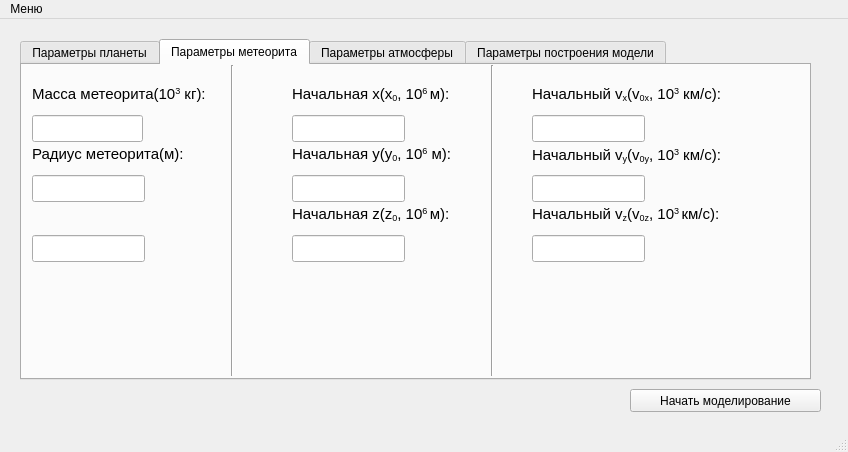
<?xml version="1.0" encoding="UTF-8"?>
<ui version="4.0">
 <class>MainWindow</class>
 <widget class="QMainWindow" name="MainWindow">
  <property name="geometry">
   <rect>
    <x>0</x>
    <y>0</y>
    <width>848</width>
    <height>452</height>
   </rect>
  </property>
  <property name="windowTitle">
   <string>Моделирование полета метеорита</string>
  </property>
  <widget class="QWidget" name="centralWidget">
   <widget class="QPushButton" name="pushButton">
    <property name="geometry">
     <rect>
      <x>630</x>
      <y>370</y>
      <width>191</width>
      <height>23</height>
     </rect>
    </property>
    <property name="text">
     <string>Начать моделирование</string>
    </property>
   </widget>
   <widget class="QTabWidget" name="setting_model">
    <property name="geometry">
     <rect>
      <x>20</x>
      <y>20</y>
      <width>791</width>
      <height>341</height>
     </rect>
    </property>
    <property name="currentIndex">
     <number>1</number>
    </property>
    <widget class="QWidget" name="planet_edit_tab">
     <attribute name="title">
      <string>Параметры планеты</string>
     </attribute>
     <widget class="QLabel" name="planet_mass_label">
      <property name="geometry">
       <rect>
        <x>10</x>
        <y>20</y>
        <width>171</width>
        <height>17</height>
       </rect>
      </property>
      <property name="font">
       <font>
        <pointsize>11</pointsize>
       </font>
      </property>
      <property name="text">
       <string>&lt;html&gt;&lt;head/&gt;&lt;body&gt;&lt;p&gt;Масса планеты(10&lt;span style=&quot; vertical-align:super;&quot;&gt;24&lt;/span&gt; кг):&lt;/p&gt;&lt;/body&gt;&lt;/html&gt;</string>
      </property>
     </widget>
     <widget class="QLineEdit" name="planet_mass_edit">
      <property name="geometry">
       <rect>
        <x>10</x>
        <y>50</y>
        <width>113</width>
        <height>27</height>
       </rect>
      </property>
      <property name="text">
       <string/>
      </property>
     </widget>
     <widget class="QLabel" name="planet_radius_label">
      <property name="geometry">
       <rect>
        <x>10</x>
        <y>80</y>
        <width>171</width>
        <height>17</height>
       </rect>
      </property>
      <property name="font">
       <font>
        <pointsize>11</pointsize>
       </font>
      </property>
      <property name="text">
       <string>&lt;html&gt;&lt;head/&gt;&lt;body&gt;&lt;p&gt;Радиус планеты(10&lt;span style=&quot; vertical-align:super;&quot;&gt;6 &lt;/span&gt;м):&lt;/p&gt;&lt;/body&gt;&lt;/html&gt;</string>
      </property>
     </widget>
     <widget class="QLineEdit" name="planet_radius_edit">
      <property name="geometry">
       <rect>
        <x>10</x>
        <y>110</y>
        <width>113</width>
        <height>27</height>
       </rect>
      </property>
     </widget>
     <widget class="QLabel" name="planet_rotate_speed_label">
      <property name="geometry">
       <rect>
        <x>10</x>
        <y>140</y>
        <width>191</width>
        <height>17</height>
       </rect>
      </property>
      <property name="font">
       <font>
        <pointsize>11</pointsize>
       </font>
      </property>
      <property name="text">
       <string>Угловое вращение(рад/с):</string>
      </property>
     </widget>
     <widget class="QLineEdit" name="planet_rotate_speed_edit">
      <property name="geometry">
       <rect>
        <x>10</x>
        <y>170</y>
        <width>113</width>
        <height>27</height>
       </rect>
      </property>
     </widget>
    </widget>
    <widget class="QWidget" name="meteorite_edit_tab">
     <attribute name="title">
      <string>Параметры метеорита</string>
     </attribute>
     <widget class="QLineEdit" name="meteorite_mass_edit">
      <property name="geometry">
       <rect>
        <x>10</x>
        <y>50</y>
        <width>111</width>
        <height>27</height>
       </rect>
      </property>
      <property name="font">
       <font>
        <pointsize>10</pointsize>
       </font>
      </property>
     </widget>
     <widget class="QLineEdit" name="meteorite_radius_edit">
      <property name="geometry">
       <rect>
        <x>10</x>
        <y>110</y>
        <width>113</width>
        <height>27</height>
       </rect>
      </property>
     </widget>
     <widget class="QLineEdit" name="lineEdit_3">
      <property name="geometry">
       <rect>
        <x>10</x>
        <y>170</y>
        <width>113</width>
        <height>27</height>
       </rect>
      </property>
     </widget>
     <widget class="QLabel" name="meteorite_mass_label">
      <property name="geometry">
       <rect>
        <x>10</x>
        <y>20</y>
        <width>181</width>
        <height>17</height>
       </rect>
      </property>
      <property name="font">
       <font>
        <pointsize>11</pointsize>
       </font>
      </property>
      <property name="text">
       <string>&lt;html&gt;&lt;head/&gt;&lt;body&gt;&lt;p&gt;Масса метеорита(10&lt;span style=&quot; vertical-align:super;&quot;&gt;3&lt;/span&gt; кг):&lt;/p&gt;&lt;/body&gt;&lt;/html&gt;</string>
      </property>
     </widget>
     <widget class="QLabel" name="meteorite_radius_label">
      <property name="geometry">
       <rect>
        <x>10</x>
        <y>80</y>
        <width>191</width>
        <height>17</height>
       </rect>
      </property>
      <property name="font">
       <font>
        <pointsize>11</pointsize>
       </font>
      </property>
      <property name="text">
       <string>&lt;html&gt;&lt;head/&gt;&lt;body&gt;&lt;p&gt;Радиус метеорита(м):&lt;/p&gt;&lt;/body&gt;&lt;/html&gt;</string>
      </property>
     </widget>
     <widget class="QLabel" name="meteorite_x0_label">
      <property name="geometry">
       <rect>
        <x>270</x>
        <y>20</y>
        <width>171</width>
        <height>17</height>
       </rect>
      </property>
      <property name="font">
       <font>
        <pointsize>11</pointsize>
       </font>
      </property>
      <property name="text">
       <string>&lt;html&gt;&lt;head/&gt;&lt;body&gt;&lt;p&gt;Начальная x(x&lt;span style=&quot; vertical-align:sub;&quot;&gt;0&lt;/span&gt;, 10&lt;span style=&quot; vertical-align:super;&quot;&gt;6 &lt;/span&gt;м):&lt;/p&gt;&lt;/body&gt;&lt;/html&gt;</string>
      </property>
     </widget>
     <widget class="QLabel" name="meteorite_y0_label">
      <property name="geometry">
       <rect>
        <x>270</x>
        <y>80</y>
        <width>171</width>
        <height>17</height>
       </rect>
      </property>
      <property name="font">
       <font>
        <pointsize>11</pointsize>
       </font>
      </property>
      <property name="text">
       <string>&lt;html&gt;&lt;head/&gt;&lt;body&gt;&lt;p&gt;Начальная y(y&lt;span style=&quot; vertical-align:sub;&quot;&gt;0&lt;/span&gt;, 10&lt;span style=&quot; vertical-align:super;&quot;&gt;6&lt;/span&gt; м):&lt;/p&gt;&lt;/body&gt;&lt;/html&gt;</string>
      </property>
     </widget>
     <widget class="QLabel" name="meteorite_z0_label">
      <property name="geometry">
       <rect>
        <x>270</x>
        <y>140</y>
        <width>171</width>
        <height>17</height>
       </rect>
      </property>
      <property name="font">
       <font>
        <pointsize>11</pointsize>
       </font>
      </property>
      <property name="text">
       <string>&lt;html&gt;&lt;head/&gt;&lt;body&gt;&lt;p&gt;Начальная z(z&lt;span style=&quot; vertical-align:sub;&quot;&gt;0&lt;/span&gt;, 10&lt;span style=&quot; vertical-align:super;&quot;&gt;6 &lt;/span&gt;м):&lt;/p&gt;&lt;/body&gt;&lt;/html&gt;</string>
      </property>
     </widget>
     <widget class="QLineEdit" name="meteorite_x0_edit">
      <property name="geometry">
       <rect>
        <x>270</x>
        <y>50</y>
        <width>113</width>
        <height>27</height>
       </rect>
      </property>
     </widget>
     <widget class="QLineEdit" name="meteorite_y0_edit">
      <property name="geometry">
       <rect>
        <x>270</x>
        <y>110</y>
        <width>113</width>
        <height>27</height>
       </rect>
      </property>
     </widget>
     <widget class="QLineEdit" name="meteorite_z0_edit">
      <property name="geometry">
       <rect>
        <x>270</x>
        <y>170</y>
        <width>113</width>
        <height>27</height>
       </rect>
      </property>
     </widget>
     <widget class="QLineEdit" name="meteorite_v0x_edit">
      <property name="geometry">
       <rect>
        <x>510</x>
        <y>50</y>
        <width>113</width>
        <height>27</height>
       </rect>
      </property>
     </widget>
     <widget class="QLineEdit" name="meteorite_v0y_edit">
      <property name="geometry">
       <rect>
        <x>510</x>
        <y>110</y>
        <width>113</width>
        <height>27</height>
       </rect>
      </property>
     </widget>
     <widget class="QLineEdit" name="meteorite_v0z_edit">
      <property name="geometry">
       <rect>
        <x>510</x>
        <y>170</y>
        <width>113</width>
        <height>27</height>
       </rect>
      </property>
     </widget>
     <widget class="QLabel" name="meteorite_v0x_label">
      <property name="geometry">
       <rect>
        <x>510</x>
        <y>20</y>
        <width>191</width>
        <height>17</height>
       </rect>
      </property>
      <property name="font">
       <font>
        <pointsize>11</pointsize>
       </font>
      </property>
      <property name="text">
       <string>&lt;html&gt;&lt;head/&gt;&lt;body&gt;&lt;p&gt;Начальный v&lt;span style=&quot; vertical-align:sub;&quot;&gt;x&lt;/span&gt;(v&lt;span style=&quot; vertical-align:sub;&quot;&gt;0x&lt;/span&gt;, 10&lt;span style=&quot; vertical-align:super;&quot;&gt;3&lt;/span&gt; км/c):&lt;/p&gt;&lt;/body&gt;&lt;/html&gt;</string>
      </property>
     </widget>
     <widget class="QLabel" name="meteorite_v0y_label">
      <property name="geometry">
       <rect>
        <x>510</x>
        <y>80</y>
        <width>191</width>
        <height>21</height>
       </rect>
      </property>
      <property name="font">
       <font>
        <pointsize>11</pointsize>
       </font>
      </property>
      <property name="text">
       <string>&lt;html&gt;&lt;head/&gt;&lt;body&gt;&lt;p&gt;Начальный v&lt;span style=&quot; vertical-align:sub;&quot;&gt;y&lt;/span&gt;(v&lt;span style=&quot; vertical-align:sub;&quot;&gt;0y&lt;/span&gt;, 10&lt;span style=&quot; vertical-align:super;&quot;&gt;3&lt;/span&gt; км/с):&lt;/p&gt;&lt;/body&gt;&lt;/html&gt;</string>
      </property>
     </widget>
     <widget class="QLabel" name="meteorite_v0z_label">
      <property name="geometry">
       <rect>
        <x>510</x>
        <y>140</y>
        <width>191</width>
        <height>17</height>
       </rect>
      </property>
      <property name="font">
       <font>
        <pointsize>11</pointsize>
       </font>
      </property>
      <property name="text">
       <string>&lt;html&gt;&lt;head/&gt;&lt;body&gt;&lt;p&gt;Начальный v&lt;span style=&quot; vertical-align:sub;&quot;&gt;z&lt;/span&gt;(v&lt;span style=&quot; vertical-align:sub;&quot;&gt;0z&lt;/span&gt;, 10&lt;span style=&quot; vertical-align:super;&quot;&gt;3 &lt;/span&gt;км/с):&lt;/p&gt;&lt;/body&gt;&lt;/html&gt;</string>
      </property>
     </widget>
     <widget class="Line" name="line">
      <property name="geometry">
       <rect>
        <x>200</x>
        <y>0</y>
        <width>20</width>
        <height>311</height>
       </rect>
      </property>
      <property name="orientation">
       <enum>Qt::Vertical</enum>
      </property>
     </widget>
     <widget class="Line" name="line_2">
      <property name="geometry">
       <rect>
        <x>460</x>
        <y>0</y>
        <width>20</width>
        <height>311</height>
       </rect>
      </property>
      <property name="orientation">
       <enum>Qt::Vertical</enum>
      </property>
     </widget>
    </widget>
    <widget class="QWidget" name="atmosphere_edit_tab">
     <attribute name="title">
      <string>Параметры атмосферы</string>
     </attribute>
     <widget class="QTableWidget" name="atm_set_tableWidget">
      <property name="geometry">
       <rect>
        <x>10</x>
        <y>10</y>
        <width>761</width>
        <height>261</height>
       </rect>
      </property>
      <property name="frameShape">
       <enum>QFrame::StyledPanel</enum>
      </property>
      <property name="frameShadow">
       <enum>QFrame::Sunken</enum>
      </property>
      <property name="verticalScrollBarPolicy">
       <enum>Qt::ScrollBarAsNeeded</enum>
      </property>
      <property name="selectionMode">
       <enum>QAbstractItemView::SingleSelection</enum>
      </property>
      <property name="showGrid">
       <bool>true</bool>
      </property>
      <property name="gridStyle">
       <enum>Qt::SolidLine</enum>
      </property>
      <property name="rowCount">
       <number>1</number>
      </property>
      <property name="columnCount">
       <number>3</number>
      </property>
      <row>
       <property name="text">
        <string>Атмосферный слой №1</string>
       </property>
      </row>
      <column>
       <property name="text">
        <string>Высота</string>
       </property>
      </column>
      <column>
       <property name="text">
        <string>Показатель адиабаты (gamma)</string>
       </property>
       <property name="background">
        <color>
         <red>0</red>
         <green>0</green>
         <blue>0</blue>
        </color>
       </property>
      </column>
      <column>
       <property name="text">
        <string>Плотность</string>
       </property>
      </column>
      <item row="0" column="0">
       <property name="text">
        <string/>
       </property>
       <property name="flags">
        <set>ItemIsSelectable|ItemIsUserCheckable|ItemIsEnabled</set>
       </property>
      </item>
      <item row="0" column="1">
       <property name="text">
        <string/>
       </property>
       <property name="flags">
        <set>ItemIsSelectable|ItemIsUserCheckable|ItemIsEnabled</set>
       </property>
      </item>
      <item row="0" column="2">
       <property name="text">
        <string/>
       </property>
       <property name="flags">
        <set>ItemIsSelectable|ItemIsUserCheckable|ItemIsEnabled</set>
       </property>
      </item>
     </widget>
     <widget class="QPushButton" name="add_atm_layer_button">
      <property name="geometry">
       <rect>
        <x>640</x>
        <y>280</y>
        <width>121</width>
        <height>27</height>
       </rect>
      </property>
      <property name="text">
       <string>Добавить слой</string>
      </property>
     </widget>
    </widget>
    <widget class="QWidget" name="model_edit_tab">
     <attribute name="title">
      <string>Параметры построения модели</string>
     </attribute>
     <widget class="QRadioButton" name="meteorite_enabled_button">
      <property name="geometry">
       <rect>
        <x>580</x>
        <y>50</y>
        <width>102</width>
        <height>22</height>
       </rect>
      </property>
      <property name="text">
       <string>Метеорит</string>
      </property>
     </widget>
     <widget class="QRadioButton" name="lander_enabled_button">
      <property name="geometry">
       <rect>
        <x>580</x>
        <y>80</y>
        <width>161</width>
        <height>22</height>
       </rect>
      </property>
      <property name="text">
       <string>Спускаемый аппарат</string>
      </property>
     </widget>
     <widget class="QSlider" name="model_speed_slider">
      <property name="geometry">
       <rect>
        <x>40</x>
        <y>60</y>
        <width>261</width>
        <height>21</height>
       </rect>
      </property>
      <property name="tracking">
       <bool>true</bool>
      </property>
      <property name="orientation">
       <enum>Qt::Horizontal</enum>
      </property>
     </widget>
     <widget class="QLabel" name="model_speed_label">
      <property name="geometry">
       <rect>
        <x>50</x>
        <y>40</y>
        <width>171</width>
        <height>16</height>
       </rect>
      </property>
      <property name="text">
       <string>Скорость моделирования</string>
      </property>
     </widget>
     <widget class="Line" name="line_3">
      <property name="geometry">
       <rect>
        <x>550</x>
        <y>0</y>
        <width>20</width>
        <height>311</height>
       </rect>
      </property>
      <property name="orientation">
       <enum>Qt::Vertical</enum>
      </property>
     </widget>
     <widget class="QLabel" name="object_type_label">
      <property name="geometry">
       <rect>
        <x>580</x>
        <y>20</y>
        <width>81</width>
        <height>16</height>
       </rect>
      </property>
      <property name="text">
       <string>Тип объекта</string>
      </property>
     </widget>
     <widget class="Line" name="line_4">
      <property name="geometry">
       <rect>
        <x>560</x>
        <y>130</y>
        <width>241</width>
        <height>16</height>
       </rect>
      </property>
      <property name="orientation">
       <enum>Qt::Horizontal</enum>
      </property>
     </widget>
     <widget class="QLabel" name="camera_bind_label">
      <property name="geometry">
       <rect>
        <x>580</x>
        <y>160</y>
        <width>111</width>
        <height>16</height>
       </rect>
      </property>
      <property name="text">
       <string>Привязка камеры</string>
      </property>
     </widget>
     <widget class="QRadioButton" name="free_bind_button">
      <property name="geometry">
       <rect>
        <x>580</x>
        <y>190</y>
        <width>151</width>
        <height>20</height>
       </rect>
      </property>
      <property name="text">
       <string>Свободная камера</string>
      </property>
     </widget>
     <widget class="QRadioButton" name="meteorite_bind_button">
      <property name="geometry">
       <rect>
        <x>580</x>
        <y>220</y>
        <width>171</width>
        <height>20</height>
       </rect>
      </property>
      <property name="text">
       <string>Привязка к метеориту</string>
      </property>
     </widget>
    </widget>
   </widget>
  </widget>
  <widget class="QStatusBar" name="statusBar"/>
  <widget class="QMenuBar" name="menuBar">
   <property name="geometry">
    <rect>
     <x>0</x>
     <y>0</y>
     <width>848</width>
     <height>25</height>
    </rect>
   </property>
   <widget class="QMenu" name="menu">
    <property name="title">
     <string>Меню</string>
    </property>
    <addaction name="help_open"/>
    <addaction name="separator"/>
    <addaction name="exit_open"/>
   </widget>
   <addaction name="menu"/>
  </widget>
  <action name="exit_open">
   <property name="text">
    <string>Выход</string>
   </property>
  </action>
  <action name="help_open">
   <property name="text">
    <string>Помощь</string>
   </property>
  </action>
 </widget>
 <layoutdefault spacing="6" margin="11"/>
 <resources/>
 <connections/>
</ui>
